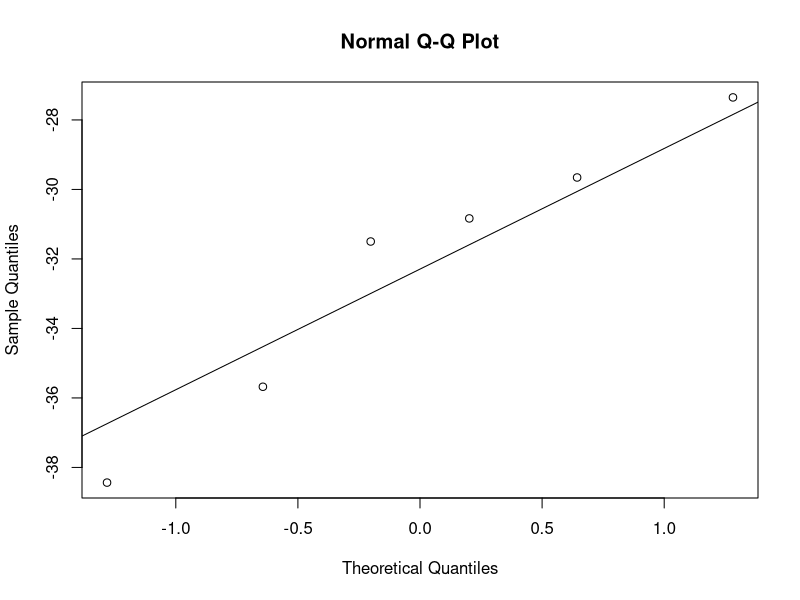
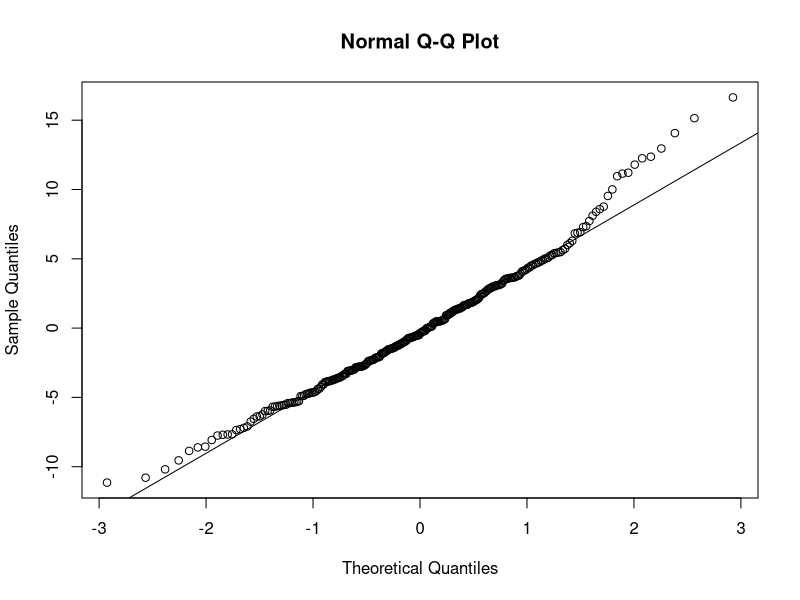
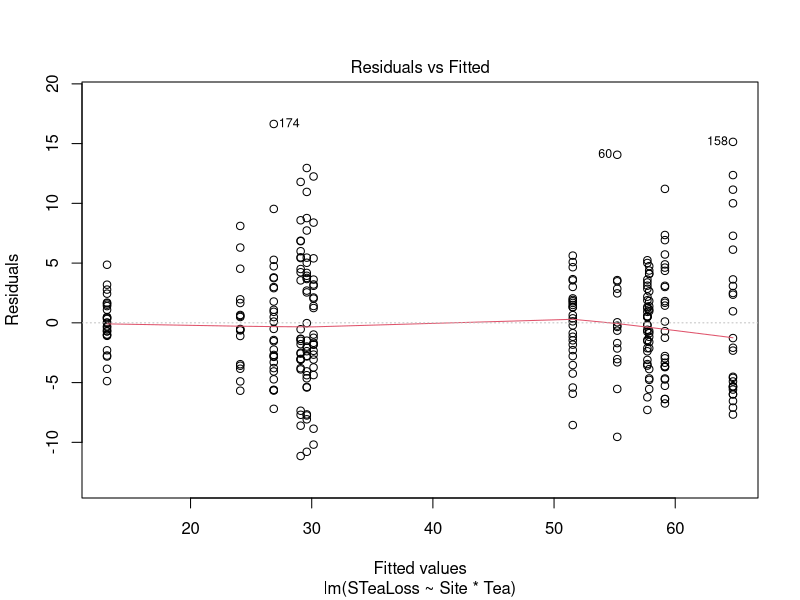
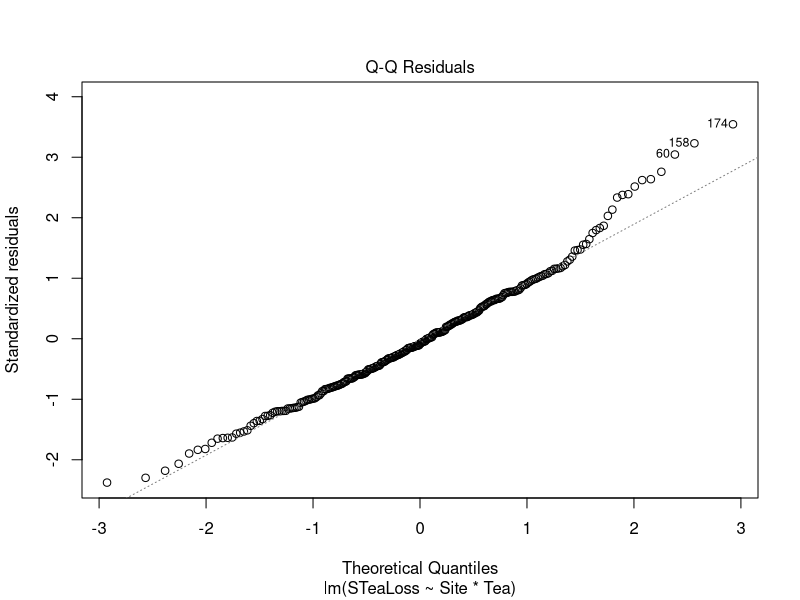
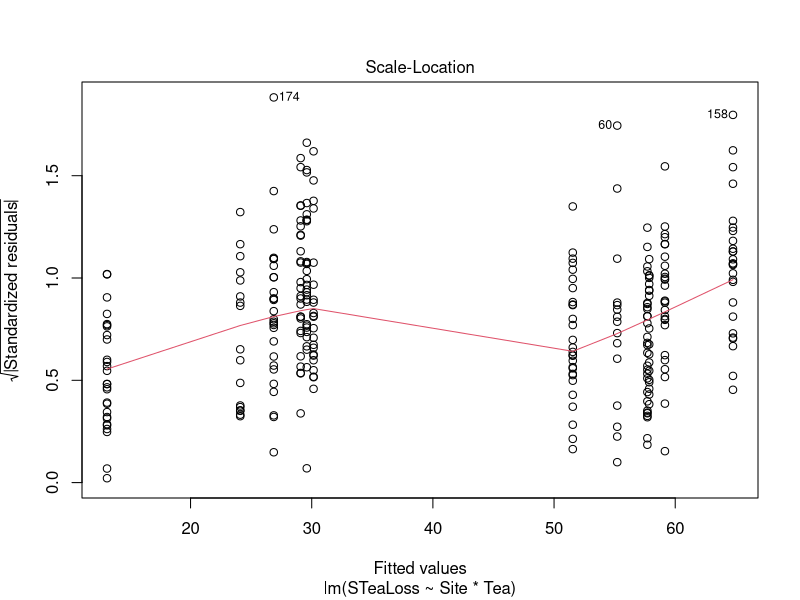
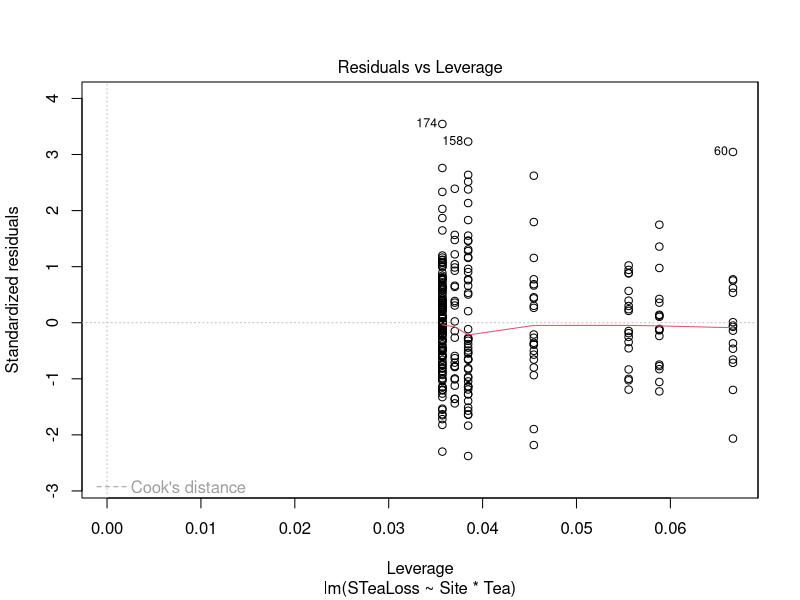
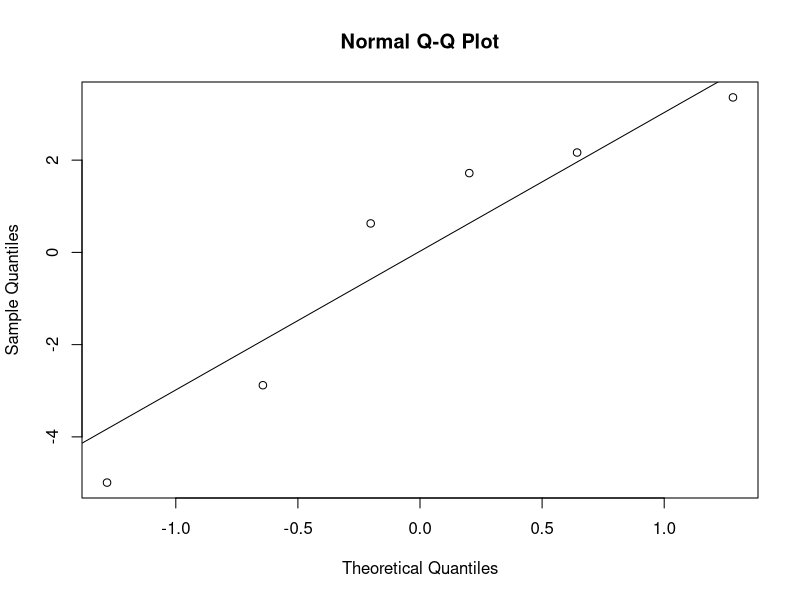
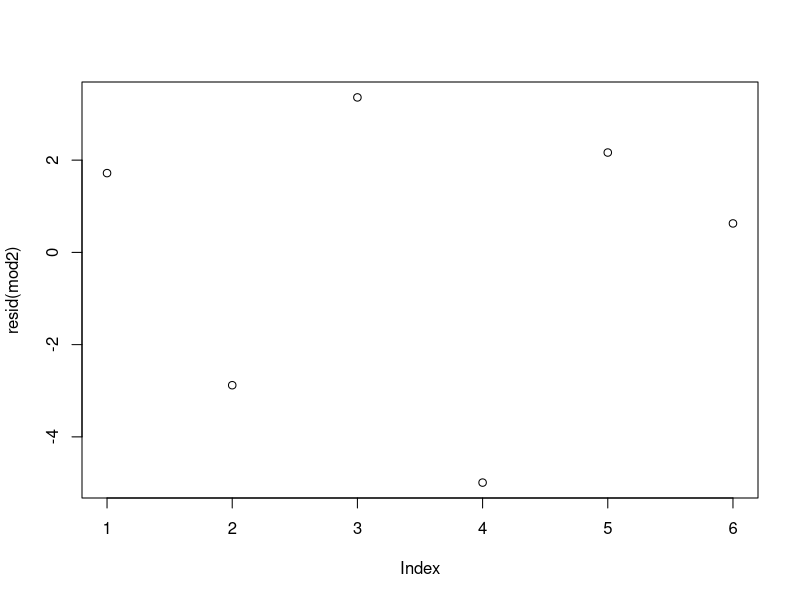

Generate these figures, in order, with R:
### Basic statistical analysis ###
## Global decomposition dataset
# Bradford, Mark A. et al. (2018). Data from: A test of the hierarchical model of litter decomposition [Dataset]. Dryad. https://doi.org/10.5061/dryad.c44h0

library(here)
library(tidyverse)
library(coin)

####################
### Read in data ###
####################
### Decomposition data
dat <- read.csv(here("data", "BradfordVeenLitDecompDATA.csv"))

####################
### Data summary ###
####################
### Mean & standard deviation by site and litter type
sdat <- dat %>% group_by(Site, Lit, Tea) %>%
  summarize(across(Temp1:LitFinCN, list(n = ~sum(!is.na(.)),
                                        mean = ~mean(., na.rm = TRUE),
                                        sd = ~sd(., na.rm = TRUE))))

#########################
### Statistical tests ###
#########################
### t-test: Compare two means

## In the Bradford dataset, the litter and tea types are all incubated at each site, so the observations are paired. We will account for that non-independence using a paired t-test.
##
# 1) Move paired observations of decomp rate for red and green tea into two columns
# 2) Calculate difference in decomposition rate for red & green tea in each quadrat
# 3) Site-level means. We could make use of the replicates within sites, but that would require a more complex model. We'll keep it simple here.

ptdat <- dat %>% select(c(Site, Quadrat, Tea, STeaLoss)) %>%
                 pivot_wider(names_from = Tea, values_from = STeaLoss) %>%
                 mutate(diffs = Red - Green) %>%
                 group_by(Site) %>%
                 summarize(across(Green:diffs, list(n = ~sum(!is.na(.)),
                                                  mean = ~mean(., na.rm = TRUE),
                                                  sd = ~sd(., na.rm = TRUE))))

## Check assumptions of paired t-test
# Normality of differences using normal probability plot
qqnorm(ptdat$diffs_mean)
qqline(ptdat$diffs_mean)
# (Difficult to assess with only 6 observations)

t.test(ptdat$Red_mean, ptdat$Green_mean, paired = TRUE, alternative = "two.sided")
  
## Alternatively, use a resampling (bootstrap) approach
#resampling test for paired differences from coin package
coin::wilcoxsign_test(ptdat$Red_mean ~ ptdat$Green_mean, distribution="exact")

### ANOVA: Compare means across two or more groups ###
# Visualize the data first
site.pl <- dat %>% ggplot(aes(x = Site, y = STeaLoss, fill = Tea)) +
                   geom_boxplot()

# Note that the model below is too simple for the paired design of the Bradford dataset. Code is provided for example purposes only.

mod1 <- lm(STeaLoss ~ Site*Tea, data = dat)
 
## Check assumptions on residuals 
# Normality of residuals using normal probability plot
qqnorm(resid(mod1))
qqline(resid(mod1))

# Homogeneity of variances
plot(mod1)

## Results
summary(mod1)
anova(mod1)

## Tukey's post-hoc test to determine which groups differ
mod1.aov <- aov(STeaLoss ~ Site*Tea, data = dat)
mod1.tuk <- TukeyHSD(mod1.aov, conf.level=0.95)

### Regression: linear relationship between two variables ###
# Note this code is provided for demonstration. n=6 is insufficient for regression analysis.
# First plot the data
temp.pl <- sdat %>% filter(Tea == "Green") %>%
                     ggplot(aes(x = Temp2_mean, y = STeaLoss_mean)) +
                     geom_point()
# linearity ok... 

## Simple linear regression
mod2 <- sdat %>% filter(Tea == "Red") %>%
        lm(STeaLoss_mean ~ Temp2_mean, data = .)

## Check remaining assumptions on residuals
# Normality
qqnorm(resid(mod2))
qqline(resid(mod2))

# Homogeneity of variances
plot(resid(mod2))

## Results
summary(mod2)


#################  
### Exercises ###
#################
## 1) Is there a difference in decomposition rate between the two types of leaf litter incubated at each site?

## 2) Is there evidence for a relationship between leaf litter decomposition and temperature?
